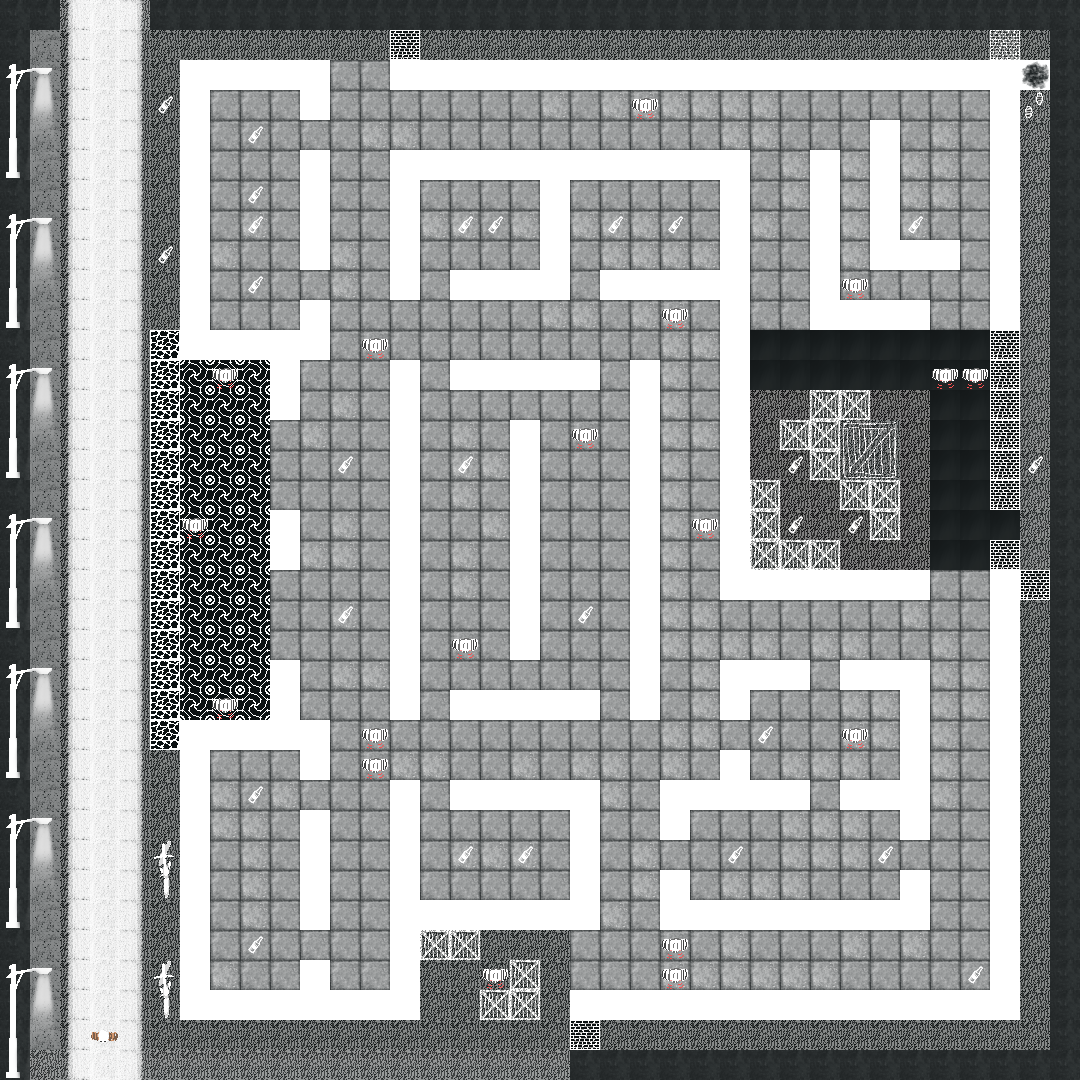

Below is a game level as drawn by its tile map, then a one-line description and the .tmx that defines it (tile-layer data replaced by summaries):
An orthogonal 36x36 tile map with 30x30 px tiles, 6 tile layers (Background, Walls, Grass, Roads/Paths, ...).

<map version="1.5" tiledversion="1.6.0" orientation="orthogonal" renderorder="right-down" width="36" height="36" tilewidth="30" tileheight="30" infinite="0" nextlayerid="11" nextobjectid="1">
 <editorsettings>
  <export format="json" />
 </editorsettings>
 <tileset firstgid="1" name="VignetteEscapeTileSet" tilewidth="30" tileheight="30" tilecount="324" columns="18">
  <image source="VignetteEscapeTileSet.png" trans="ff00ff" width="540" height="540" />
 </tileset>
 <layer id="3" name="Background" width="36" height="36">
  <data>[1296 cells, 1232 non-empty, 7 distinct tile ids]</data>
 </layer>
 <layer id="6" name="Walls" width="36" height="36">
  <properties>
   <property name="collides" type="bool" value="false" />
  </properties>
  <data>[1296 cells, 447 non-empty, 9 distinct tile ids]</data>
 </layer>
 <layer id="7" name="Grass" width="36" height="36" opacity="0.5">
  <data>[1296 cells, 479 non-empty, 4 distinct tile ids]</data>
 </layer>
 <layer id="4" name="Roads/Paths" width="36" height="36">
  <data>[1296 cells, 137 non-empty, 5 distinct tile ids]</data>
 </layer>
 <layer id="1" name="Physical Objects" width="36" height="36">
  <properties>
   <property name="collides" type="bool" value="false" />
  </properties>
  <data>[1296 cells, 60 non-empty, 10 distinct tile ids]</data>
 </layer>
 <layer id="8" name="Important Obj" width="36" height="36">
  <data>[1296 cells, 47 non-empty, 4 distinct tile ids]</data>
 </layer>
</map>